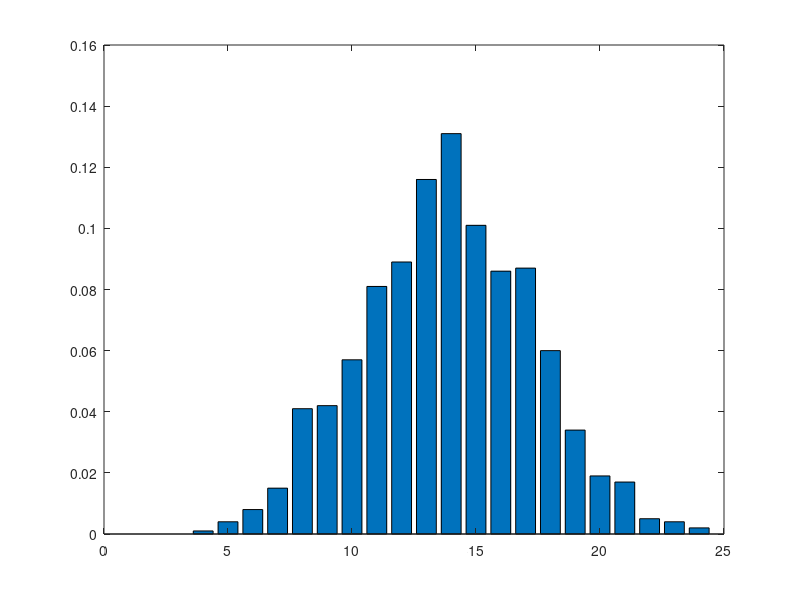

Source code (MATLAB): (Note: this script raises an error after producing the figure.)
%Laboratorul 3 ex 3
% Consideram experimentul: se arunca 4 zaruri, apoi se calculeaza suma numerelor
% obtinute. Rezolvati in Octave urmatoarele cerinte:

% i) Simulati de 1000 de ori aruncarea a 4 zaruri, folosind functia randi.
% Afisati, sub forma unei matrice, toate sumele aparute cu frecventele lor
% absolute.

% ii) Reprezentati grafic frecventele relative ale sumelor obtinute, folosind
% functiile hist si bar. Care sunt cele mai frecvente sume?

% iii) Afisati, sub forma unei matrice, toate sumele posibile cu frecventele
% lor absolute teoretice. Reprezentati grafic frecventele relative
% corespunzatoare. Care sunt cele mai frecvente sume?

% iv) Estimati probabilitatea ca suma numerelor celor 4 zaruri este cel
% putin 10, stiind ca suma este cel mult 20. Afisati probabilitatea teoretica
% corespunzatoare.

function out = lab3ex3()

  %i)prin ESTIMARE(SIMULARE)
  %setam numarul de simulari si numarul de zaruri de aruncat
  n = 1000;
  m = 4;

  %generam un vector/o matrice de n elemente aleatoare intre 1 si 6(nr de pe zar)
  v = randi([1 6],n,m);

  %calculam suma elementelor de pe fiecare linie
  sume = sum(v,2);

  %calculam frecventa absoluta pentru fiecare suma
  [frequencies, values] = hist(sume, unique(sume));

  fprintf("i)");
  %afisam rezultatele sub forma unei matrici
  rez = [values' frequencies']

  %ii)calculam frecventa relativa pt fiecare suma
  frecv_relativa = frequencies/n;

  %reprezentam grafic frecventele relative a valorilor
  bar(values,frecv_relativa);

  %iii) calculam frecventele TEORETICE
  m=4;
  %calculam toate sumele posibile (toate nr de la 4 la 24) pt cele 4 zaruri
  sume2 = 4:24;

  %calculam frecventele absolute teoretice pt fiecare suma
  frequencies_teoretic = nchoosek(6,m)*(1/6).^m;

  fprintf("iii)");
  %afisam rezultatele sub forma unei matrici
  rez = [sume2' frequencies_teoretic']

  %reprezentam grafic frecv relativa teoretica a valorilor
  bar(sume2, frequencies_teoretic/sum(frequencies_teoretic));

  end
